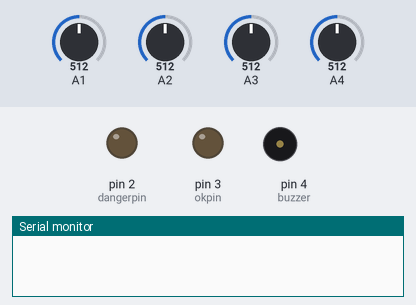
This sketch was run on a simulated Arduino Uno, built with avr-gcc and run on an emulated ATmega328P. On the bench: output pins drawn as LEDs (lit = HIGH), buzzer (waves = sounding), the last lines printed to the serial monitor. The inputs (shaded band) are chosen by the test bench; at power-on: A1 = 512, A2 = 512, A3 = 512, A4 = 512. No radio packets arrive unless stated; pins used as bus, display or sensor lines are not drawn.

Above: at 0.1 s.
At 20.21 s:
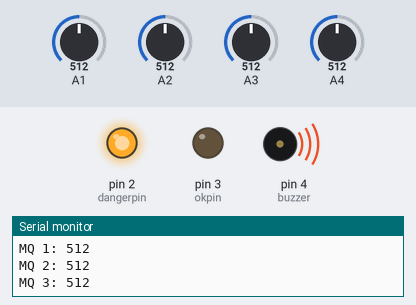
Timing chart, 0 to 40.0 s (numbered marks = the images above):
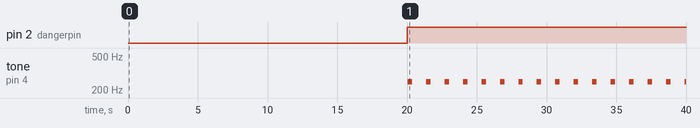

Measured:
- by itself, pin 2 (dangerpin): LOW → HIGH at 20.0 s
- by itself, tone on pin 4 (buzzer): alternates 249 Hz for 0.32 s and silent for 1.0 s

The sketch:

final.ino
```cpp
#include <RF24.h>
#include <RF24Network.h>
#include <SPI.h>

#define dangerpin 2
#define okpin 3
#define buzzer 4

int mqs[] = {150, 200, 150, 150};


RF24 radio(10, 9);               // nRF24L01 (CE,CSN)
RF24Network network(radio);      // Include the radio in the network
const uint16_t this_node = 03;   // Address of this node in Octal format ( 04,031, etc)
const uint16_t imperius = 00;

void setup() {
  pinMode(dangerpin, OUTPUT);
  pinMode(okpin, OUTPUT);
  pinMode(buzzer, OUTPUT);

  digitalWrite(dangerpin, LOW);
  digitalWrite(okpin, LOW);

  delay(10000);
  digitalWrite(buzzer, LOW);
  SPI.begin();
  radio.begin();
  network.begin(90, this_node);  //(channel, node address)
  delay(10000);
  Serial.begin(9600);
}

void loop() {
  bool danger = false;
  int values[] = {};
  int sensorValue = 0;

  network.update();

  for (byte i = 0; i < 4; i = i + 1) {
    sensorValue = analogRead("A" + i);
    values[i] = sensorValue;

    if (sensorValue >= mqs[i]) {
      danger = true;
    }
    Serial.print("MQ ");
    Serial.print(i);
    Serial.print(": ");
    Serial.println(sensorValue);
  }

  //Send data
  RF24NetworkHeader header(imperius);     // (Address where the data is going)
  bool ok = network.write(header, &values, sizeof(values)); // Send the data

  light(danger);

  delay(1000);
}

void light(bool state) {
  if (state == false) {
    digitalWrite(okpin, HIGH);
    digitalWrite(dangerpin, LOW);
  } else {
    digitalWrite(okpin, LOW);
    digitalWrite(dangerpin, HIGH);
    alarm();
  }
}

void alarm() {
  for (int j = 0; j < 80; j++) {  // make a sound
    digitalWrite(buzzer, HIGH); // send high signal to buzzer
    delay(2); // delay 1ms
    digitalWrite(buzzer, LOW); // send low signal to buzzer
    delay(2);
  }
}
```
